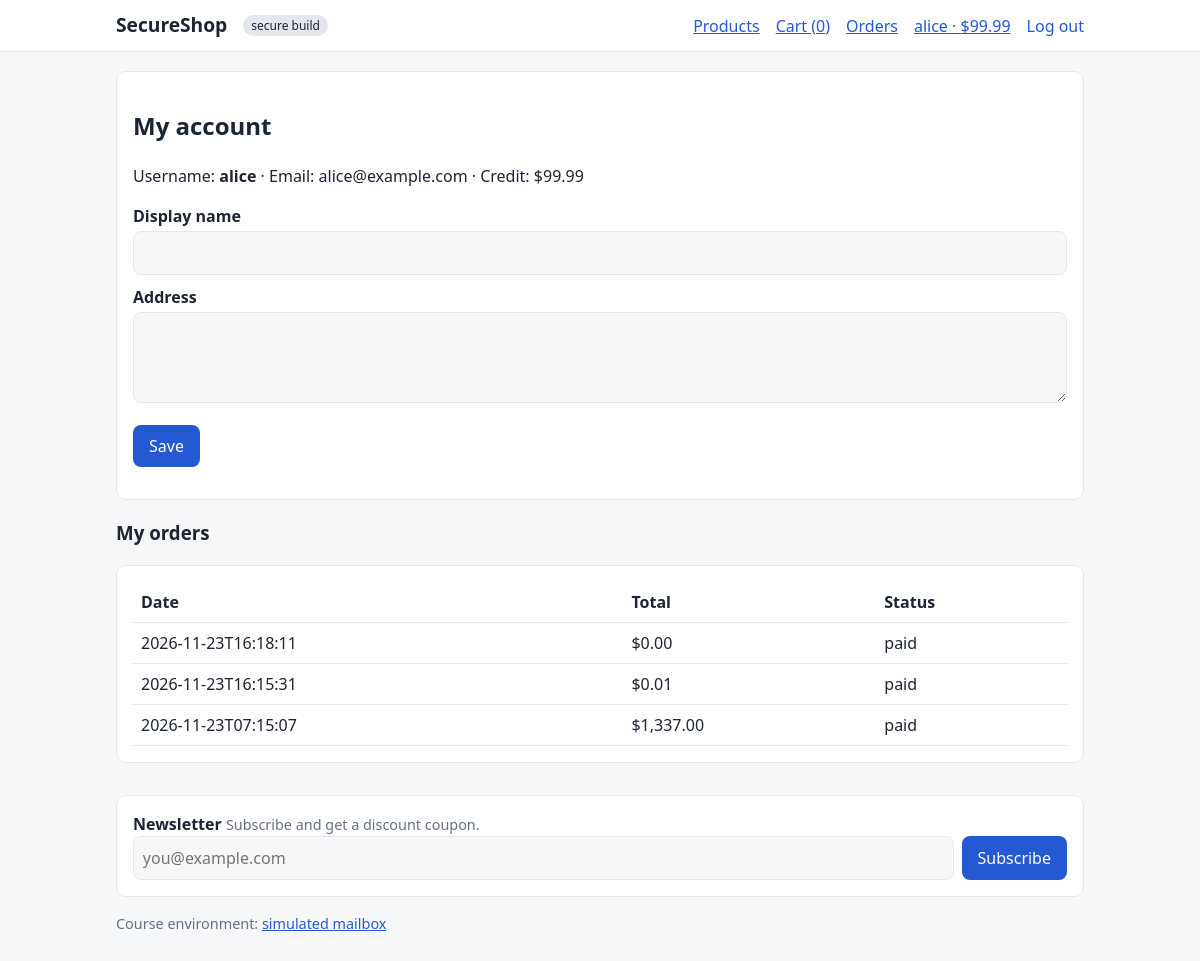
/account (signed in), run on the app's committed database.
### tables this page shows
CREATE TABLE users(
  id INTEGER PRIMARY KEY AUTOINCREMENT,
  username TEXT UNIQUE NOT NULL,
  email TEXT NOT NULL,
  password_hash TEXT NOT NULL,
  role TEXT NOT NULL DEFAULT 'user',
  credit INTEGER NOT NULL DEFAULT 10000,
  confirmed INTEGER NOT NULL DEFAULT 0,
  confirm_token TEXT,
  display_name TEXT DEFAULT '',
  address TEXT DEFAULT '');

CREATE TABLE orders(
  id INTEGER PRIMARY KEY AUTOINCREMENT, public_id TEXT UNIQUE NOT NULL,
  user_id INTEGER NOT NULL, subtotal INTEGER NOT NULL, discount INTEGER NOT NULL,
  total INTEGER NOT NULL, coupons TEXT DEFAULT '', status TEXT NOT NULL,
  created TEXT NOT NULL);

### app.py (the view, shortened to what this page needs)
@app.route("/account", methods=["GET", "POST"])
@login_required
def account():
    db = get_db()
    rows = db.execute("SELECT * FROM orders WHERE user_id=? ORDER BY id DESC",
                      (g.user["id"],)).fetchall()
    return render_template("account.html", orders=rows)

### app.py (called while the page is built)
def get_db():
    if "db" not in g:
        g.db = sqlite3.connect(DB_PATH, timeout=10)
        g.db.row_factory = sqlite3.Row
    return g.db

def money(cents):
    return f"${cents / 100:,.2f}"

@app.before_request
def load_user():
    g.user = None
    uid = session.get("uid")
    if uid:
        g.user = get_db().execute("SELECT * FROM users WHERE id=?", (uid,)).fetchone()
        if g.user is None:
            session.clear()

@app.context_processor
def inject_globals():
    cart = session.get("cart", {})
    return {"secure": SECURE, "user": g.get("user"), "dev_mailbox": DEV_MAILBOX,
            "cart_count": sum(i["qty"] for i in cart.values())}

def login_required(view):
    @wraps(view)
    def wrapper(*a, **kw):
        if g.user is None:
            flash("Please log in first.", "error")
            return redirect(url_for("login"))
        return view(*a, **kw)
    return wrapper

### templates/account.html (shortened to what this page needs)
{% extends "base.html" %}
{% block content %}
<div class="card">
<h2>My account</h2>
<p>Username: <strong>{{ user.username }}</strong> · Email: {{ user.email }} · Credit: {{ user.credit|money }}</p>
<form method="post">
  <label for="n">Display name</label><input id="n" name="display_name" value="{{ user.display_name }}" maxlength="60">
  <label for="a">Address</label><textarea id="a" name="address" maxlength="200" rows="3">{{ user.address }}</textarea>
  <p><button>Save</button></p>
</form>
</div>
<h3>My orders</h3>
{% if not orders %}<p>No orders yet.</p>{% else %}
<div class="card table-wrap"><table>
<tr><th>Date</th><th>Total</th><th>Status</th></tr>
{% for o in orders %}<tr><td>{{ o.created }}</td><td>{{ o.total|money }}</td><td>{{ o.status }}</td></tr>{% endfor %}
</table></div>{% endif %}
{% endblock %}

### templates/base.html (shortened to what this page needs)
<!doctype html>
<html lang="en">
<head>
<link rel="stylesheet" href="{{ url_for('static', filename='style.css') }}">
</head>
<body>
<header><div class="bar">
  <a class="logo" href="{{ url_for('index') }}">SecureShop</a>
  <span class="badge">{{ 'secure build' if secure else 'NAIVE build (vulnerable)' }}</span>
  <nav>
    <a href="{{ url_for('index') }}">Products</a>
    <a href="{{ url_for('cart') }}">Cart ({{ cart_count }})</a>
    {% if user %}
      <a href="{{ url_for('orders') }}">Orders</a>
      <a href="{{ url_for('account') }}">{{ user.username }} · {{ (user.credit)|money }}</a>
      <form method="post" action="{{ url_for('logout') }}"><button class="link">Log out</button></form>
    {% else %}
      <a href="{{ url_for('login') }}">Log in</a>
      <a href="{{ url_for('register') }}">Register</a>
    {% endif %}
  </nav>
</div></header>
<main>
{% block content %}{% endblock %}
</main>
<footer>
  <form method="post" action="{{ url_for('newsletter') }}" class="card">
    <strong>Newsletter</strong> <span class="muted">Subscribe and get a discount coupon.</span>
    <div class="inline"><input type="email" name="email" placeholder="you@example.com" required maxlength="254">
    <button>Subscribe</button></div>
  </form>
  {% if dev_mailbox %}<p class="muted">Course environment: <a href="{{ url_for('dev_mailbox') }}">simulated mailbox</a></p>{% endif %}
</footer>
</body></html>

### static/style.css (style rules this page uses)
:root { --bg:#f6f7f9;--card:#fff;--text:#1d2433;--muted:#667085;--brand:#2459d3;--brand-d:#1a46a8;--ok:#13795b;--err:#b42318;--line:#e4e7ec }
* { box-sizing:border-box }
body { margin:0;font-family:system-ui,-apple-system,"Segoe UI",Roboto,sans-serif;background:var(--bg);color:var(--text);line-height:1.5 }
a { color:var(--brand) }
header { background:var(--card);border-bottom:1px solid var(--line) }
.bar { max-width:1000px;margin:auto;padding:.7rem 1rem;display:flex;flex-wrap:wrap;gap:.5rem 1rem;align-items:center }
.logo { font-weight:700;font-size:1.2rem;text-decoration:none;color:var(--text) }
nav { display:flex;flex-wrap:wrap;gap:.3rem 1rem;align-items:center;margin-left:auto }
nav form { display:inline }
main { max-width:1000px;margin:1.2rem auto;padding:0 1rem }
.card { background:var(--card);border:1px solid var(--line);border-radius:10px;padding:1rem;margin-bottom:1rem }
.muted { color:var(--muted);font-size:.9rem }
input,textarea,select { width:100%;padding:.55rem;border:1px solid var(--line);border-radius:8px;background:var(--bg);color:var(--text);font:inherit }
label { display:block;margin:.6rem 0 .2rem;font-weight:600 }
button,.btn { background:var(--brand);color:#fff;border:0;border-radius:8px;padding:.55rem 1rem;font:inherit;cursor:pointer;text-decoration:none;display:inline-block }
button.link { background:none;color:var(--brand);padding:0 }
.table-wrap { overflow-x:auto }
table { width:100%;border-collapse:collapse }
th,td { text-align:left;padding:.5rem;border-bottom:1px solid var(--line);vertical-align:middle }
footer { max-width:1000px;margin:2rem auto;padding:0 1rem 2rem }
.inline { display:flex;gap:.5rem }
.inline input { flex:1 }
.badge { font-size:.75rem;padding:.1rem .5rem;border-radius:99px;background:var(--line) }

### data on the page
users: username "alice", credit "$99.99", email "alice@example.com"
orders: created "2026-11-23T16:18:11", total "$0.00", status "paid"
orders: created "2026-11-23T16:15:31", total "$0.01", status "paid"
orders: created "2026-11-23T07:15:07", total "$1,337.00", status "paid"

### other printed values
{{ 'secure build' if secure else 'NAIVE build (vulnerable)' }} "secure build"
{{ cart_count }} "0"
